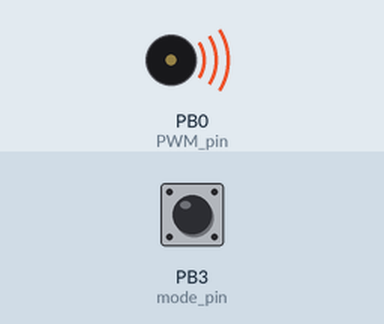
Bench run of a sketch on a simulated ATtiny85, built with avr-gcc and run on an emulated ATtiny85. Parts: buzzer (waves = sounding). Inputs (shaded band) come from the test bench; at power-on: PB3 (mode_pin) HIGH. At 0.2 s the program stops and its outputs stay as they are.

Above: at 0.3 s.
Timing chart, 0 to 1.7 s (numbered marks = the images above):
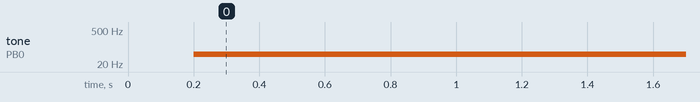

The sketch:

src-attiny85.ino
```cpp
// IDE: ATtiny25/45/85, internal 1MHz
// 1MHz is the default speed, no need to switch fuses to 8MHz
// compile to HEX (Sketch->Export compiled binary) and burn using TL866-II

// pinout
//                                /RESET 1  U  8 5V
// -- selector (floating or GND)  A3/PB3 2     7 A1/2/PB2
//                                A2/PB4 3     6 PB1 PWM
//                                   GND 4     5 PB0 PWM -- output PWM 50Hz

/* -D CKDIV8
board = attiny85
board_build.f_cpu = 1000000L
board_fuses.lfuse = 0x62
board_fuses.hfuse = 0xdf
board_fuses.efuse = 0xff
*/

const uint8_t PWM_pin = 0; // PB0, pin 5
const uint8_t mode_pin = 3; // PB3, pin 2 - jumper to GND for NTSC mode, keep floating (internal pullup) for PAL
uint8_t half_duty = 10;    // 10ms for PAL, 8ms for NTSC = 20ms/16ms

// use PAL (50Hz) clock, otherwise we would have to maintain two ROM versions

// Define OCR0A values and prescaler based on CKDIV8
#if F_CPU == 1000000L
  // 1MHz clock settings
  #define PRESCALER_BITS ((1 << CS01) | (1 << CS00))  // Prescaler = 64
  #define OCR0A_50HZ     155  // 50Hz: 1MHz / (2*64*(155+1)) ≈ 50.08Hz
  #define OCR0A_60HZ     129  // 60Hz: 1MHz / (2*64*(129+1)) ≈ 60.1Hz
#else
  // 8MHz clock settings
  #define PRESCALER_BITS ((1 << CS02) | (1 << CS00))  // Prescaler = 1024
  #define OCR0A_50HZ     77   // 50Hz: 8MHz / (2*1024*(77+1)) ≈ 50.08Hz
  #define OCR0A_60HZ     64   // 60Hz: 8MHz / (2*1024*(64+1)) ≈ 60.14Hz
#endif

void setup() {
  pinMode(PWM_pin, OUTPUT);
  digitalWrite(PWM_pin, LOW);
  pinMode(mode_pin, INPUT_PULLUP);
  delay(200);
  if (digitalRead(mode_pin) == LOW) { // is it tied to GND? yes - use software clock
    while (true) {
      delay(half_duty); // 10ms - half of 20ms duty cycle
      digitalWrite(PWM_pin, HIGH);
      delay(half_duty); // 10ms - half of 20ms duty cycle
      digitalWrite(PWM_pin, LOW);
    }
  }
  // otherwise use h/w clock
    DDRB |= (1 << PB0);    // PB0 (OC0A) as output

    // Configure Timer0 for CTC mode (toggle OC0A on compare match)
    TCCR0A = (1 << COM0A0) | (1 << WGM01);  // Toggle OC0A, CTC mode
    TCCR0B = PRESCALER_BITS;  // Set prescaler (64 or 1024)
    OCR0A = OCR0A_50HZ;

    while (1) { }
}

void loop() {
  // could be done using PWM and clock prescalers, but that is good enough for me
}
```

Measured:
- by itself, tone on PB0 (PWM_pin): silent → 50 Hz at 0.20 s
